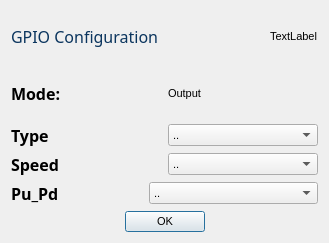
<?xml version="1.0" encoding="UTF-8"?>
<ui version="4.0">
 <class>Config</class>
 <widget class="QDialog" name="Config">
  <property name="geometry">
   <rect>
    <x>0</x>
    <y>0</y>
    <width>329</width>
    <height>243</height>
   </rect>
  </property>
  <property name="font">
   <font>
    <pointsize>8</pointsize>
   </font>
  </property>
  <property name="windowTitle">
   <string>Dialog</string>
  </property>
  <layout class="QGridLayout" name="gridLayout">
   <item row="0" column="0">
    <layout class="QVBoxLayout" name="verticalLayout_2">
     <item>
      <layout class="QVBoxLayout" name="verticalLayout">
       <item>
        <layout class="QHBoxLayout" name="horizontalLayout_5">
         <item>
          <widget class="QLabel" name="label">
           <property name="font">
            <font>
             <family>Montserrat Black</family>
             <pointsize>12</pointsize>
             <weight>10</weight>
             <italic>false</italic>
             <bold>false</bold>
            </font>
           </property>
           <property name="styleSheet">
            <string notr="true">font: 87 12pt &quot;Montserrat Black&quot;;
color: rgb(11, 53, 94);</string>
           </property>
           <property name="text">
            <string>GPIO Configuration</string>
           </property>
          </widget>
         </item>
         <item>
          <spacer name="horizontalSpacer">
           <property name="orientation">
            <enum>Qt::Horizontal</enum>
           </property>
           <property name="sizeHint" stdset="0">
            <size>
             <width>40</width>
             <height>20</height>
            </size>
           </property>
          </spacer>
         </item>
         <item>
          <widget class="QLabel" name="label1">
           <property name="text">
            <string>TextLabel</string>
           </property>
          </widget>
         </item>
        </layout>
       </item>
       <item>
        <layout class="QHBoxLayout" name="horizontalLayout_3">
         <item>
          <widget class="QLabel" name="Lmode">
           <property name="enabled">
            <bool>true</bool>
           </property>
           <property name="font">
            <font>
             <family>Raleway Black</family>
             <pointsize>12</pointsize>
             <weight>75</weight>
             <bold>true</bold>
            </font>
           </property>
           <property name="text">
            <string>Mode:</string>
           </property>
          </widget>
         </item>
         <item>
          <widget class="QLabel" name="label_2">
           <property name="text">
            <string>Output</string>
           </property>
          </widget>
         </item>
        </layout>
       </item>
       <item>
        <layout class="QHBoxLayout" name="horizontalLayout_2">
         <item>
          <widget class="QLabel" name="Ltype">
           <property name="enabled">
            <bool>true</bool>
           </property>
           <property name="font">
            <font>
             <family>Raleway Black</family>
             <pointsize>12</pointsize>
             <weight>75</weight>
             <bold>true</bold>
            </font>
           </property>
           <property name="text">
            <string>Type </string>
           </property>
          </widget>
         </item>
         <item>
          <widget class="QComboBox" name="TYPE">
           <property name="enabled">
            <bool>true</bool>
           </property>
           <property name="cursor">
            <cursorShape>PointingHandCursor</cursorShape>
           </property>
           <item>
            <property name="text">
             <string>..</string>
            </property>
           </item>
           <item>
            <property name="text">
             <string>Push-Pull</string>
            </property>
           </item>
           <item>
            <property name="text">
             <string>Open Drain</string>
            </property>
           </item>
          </widget>
         </item>
        </layout>
       </item>
       <item>
        <layout class="QHBoxLayout" name="horizontalLayout">
         <item>
          <widget class="QLabel" name="Lspeed">
           <property name="enabled">
            <bool>true</bool>
           </property>
           <property name="font">
            <font>
             <family>Raleway Black</family>
             <pointsize>12</pointsize>
             <weight>75</weight>
             <bold>true</bold>
            </font>
           </property>
           <property name="text">
            <string>Speed</string>
           </property>
          </widget>
         </item>
         <item>
          <widget class="QComboBox" name="Speed">
           <property name="enabled">
            <bool>true</bool>
           </property>
           <property name="cursor">
            <cursorShape>PointingHandCursor</cursorShape>
           </property>
           <item>
            <property name="text">
             <string>..</string>
            </property>
           </item>
           <item>
            <property name="text">
             <string>Very Low Speed</string>
            </property>
           </item>
           <item>
            <property name="text">
             <string>Low Speed</string>
            </property>
           </item>
           <item>
            <property name="text">
             <string>High Speed</string>
            </property>
           </item>
           <item>
            <property name="text">
             <string>Very High Speed</string>
            </property>
           </item>
          </widget>
         </item>
        </layout>
       </item>
       <item>
        <layout class="QHBoxLayout" name="horizontalLayout_4">
         <item>
          <widget class="QLabel" name="Lpu_pd">
           <property name="enabled">
            <bool>true</bool>
           </property>
           <property name="font">
            <font>
             <family>Raleway Black</family>
             <pointsize>12</pointsize>
             <weight>75</weight>
             <bold>true</bold>
            </font>
           </property>
           <property name="text">
            <string>Pu_Pd</string>
           </property>
          </widget>
         </item>
         <item>
          <widget class="QComboBox" name="Pu_Pd">
           <property name="enabled">
            <bool>true</bool>
           </property>
           <property name="cursor">
            <cursorShape>PointingHandCursor</cursorShape>
           </property>
           <item>
            <property name="text">
             <string>..</string>
            </property>
           </item>
           <item>
            <property name="text">
             <string>No pull up /pull down resistor</string>
            </property>
           </item>
           <item>
            <property name="text">
             <string>pull up </string>
            </property>
           </item>
           <item>
            <property name="text">
             <string>pull down</string>
            </property>
           </item>
          </widget>
         </item>
        </layout>
       </item>
      </layout>
     </item>
     <item>
      <layout class="QHBoxLayout" name="horizontalLayout_6">
       <item>
        <spacer name="horizontalSpacer_2">
         <property name="orientation">
          <enum>Qt::Horizontal</enum>
         </property>
         <property name="sizeHint" stdset="0">
          <size>
           <width>40</width>
           <height>20</height>
          </size>
         </property>
        </spacer>
       </item>
       <item>
        <widget class="QPushButton" name="pushButton">
         <property name="text">
          <string>OK</string>
         </property>
        </widget>
       </item>
       <item>
        <spacer name="horizontalSpacer_3">
         <property name="orientation">
          <enum>Qt::Horizontal</enum>
         </property>
         <property name="sizeHint" stdset="0">
          <size>
           <width>40</width>
           <height>20</height>
          </size>
         </property>
        </spacer>
       </item>
      </layout>
     </item>
    </layout>
   </item>
  </layout>
 </widget>
 <resources/>
 <connections/>
</ui>
